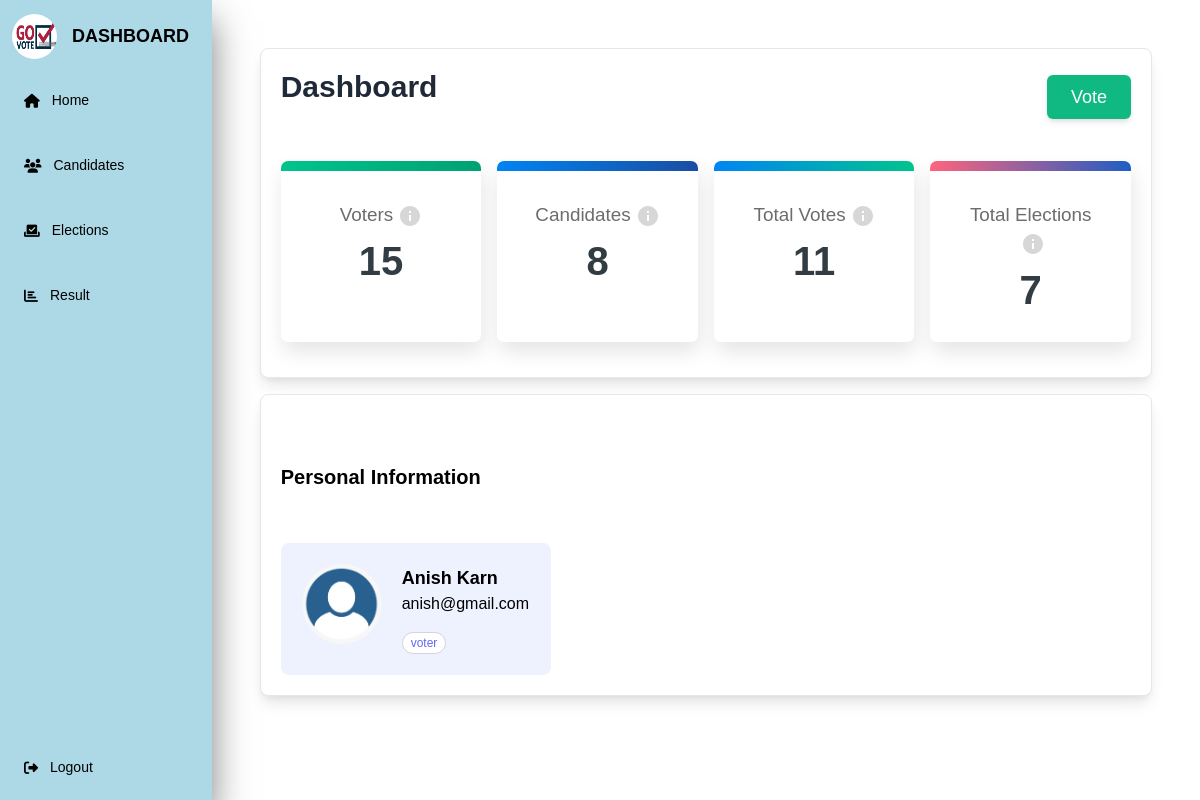
/dashboard/ (signed in), run on the app's committed database.
### polls/models.py (models this page shows, shortened)
class User(AbstractUser):
    USER_TYPE_VOTER = 'voter'
    USER_TYPE_CANDIDATE = 'candidate'
    USER_TYPE_ADMIN = 'admin'
    USER_TYPE_CHOICES = (
        (USER_TYPE_VOTER, 'Voter'),
        (USER_TYPE_CANDIDATE, 'Candidate'),
        (USER_TYPE_ADMIN, 'Admin'),
    )
    user_type = models.CharField(
        max_length=20, choices=USER_TYPE_CHOICES, default=USER_TYPE_VOTER)
    voter_id = models.CharField(max_length=200, null=True, blank=True)

### polls/views.py (the view)
# urls.py: path('dashboard/', views.dashboard, name='dashboard'),
@login_required(login_url='/login/')
def dashboard(request):
    total_elections = Election.objects.count()
    total_candidates = ElectionCandidate.objects.count()
    total_voters = ElectionVoter.objects.count()
    total_votes = Vote.objects.count()
    current_user = request.user
    return render(request, 'dashboard.html', {
        'total_elections': total_elections,
        'total_candidates': total_candidates,
        'total_voters': total_voters,
        'total_votes': total_votes,
        'user': current_user
    })

### polls/templates/dashboard.html (shortened to what this page needs)
{% load static %}
<!DOCTYPE html>
<html lang="en">
<head>
    <link rel="stylesheet" href="{% static 'css/dashboard.css' %}" />
    <link rel="stylesheet" href="https://cdnjs.cloudflare.com/ajax/libs/font-awesome/5.15.4/css/all.min.css" />
    <link rel="stylesheet" href="https://cdnjs.cloudflare.com/ajax/libs/tailwindcss/2.2.19/tailwind.min.css" />
</head>
<body>
    <div class="flex">
        <nav class="sidebar">
            <div class="navbar">
                <div class="logo">
                    <img src="{% static 'images/dashboardLogo.jpg' %}" alt="logo">
                    <span class="nav-item">Dashboard</span> &nbsp; &nbsp; &nbsp; &nbsp; &nbsp; &nbsp;
                </div>
                <ul class="nav-items">
                    <li><a href="/dashboard">
                            <i class="fa-solid fa-house"></i>
                            <span class="nav-item">Home</span>
                        </a>
                    </li>
                    <br>
                    <li><a href="/candidates">
                            <i class="fa-solid fa-users"></i>
                            <span class="nav-item">Candidates</span>
                        </a>
                    </li>
                    <br>
                    <li><a href="/elections">
                            <i class="fa-solid fa-check-to-slot"></i>
                            <span class="nav-item">Elections</span>
                        </a>
                    </li>
                    <br>
                    <li><a href="/result">
                            <i class="fas fa-chart-bar"></i>
                            <span class="nav-item">Result</span>
                        </a>
                    </li>
                    <br><br><br><br><br> <br>
                    <li>
                        <a href="/logout" class="logout">
                            <i class="fas fa-sign-out-alt"></i>
                            <span class="nav-item">Logout</span>
                        </a>
                    </li>
                </ul>
            </div>
        </nav>
        <div class="flex flex-col h-screen w-full bg-white px-12 py-12">
            <div
            class="border rounded-lg shadow-lg bg-white w-full flex flex-col justify-between gap-4 p-5"
            >
            <div class="flex flex-row justify-between items-center">
                <h1 class="text-gray-800 capitalize col-span-12 text-left mb-5 text-3xl font-bold">
                    Dashboard
                </h1>
                {% if user.user_type == 'voter' %}
                <div
                >
                    <a href="/elections"
                    class="px-6 py-2 text-lg bg-green-500 text-white rounded-md shadow-md hover:bg-green-400 transition-all duration-200 ease-in-out"
                    >
                    Vote
                </a>
                </div>
                    {% endif %}
            </div>
            <div class="container pt-5">
                <div class="flex flex-row justify-between space-x-4">
                    <div class="c-dashboardInfo w-full">
                        <div class="wrap">
                            <h4 class="heading heading5 hind-font medium-font-weight c-dashboardInfo__title">Voters<svg
                                    class="MuiSvgIcon-root-19" focusable="false" viewBox="0 0 24 24" aria-hidden="true"
                                    role="presentation">
                                    <path fill="none" d="M0 0h24v24H0z"></path>
                                    <path
                                        d="M12 2C6.48 2 2 6.48 2 12s4.48 10 10 10 10-4.48 10-10S17.52 2 12 2zm1 15h-2v-6h2v6zm0-8h-2V7h2v2z">
                                    </path>
                                </svg></h4><span class="hind-font caption-12 c-dashboardInfo__count">{{ total_voters }}</span>
                        </div>
                    </div>
                    <div class="c-dashboardInfo w-full">
                        <div class="wrap">
                            <h4 class="heading heading5 hind-font medium-font-weight c-dashboardInfo__title">
                                Candidates<svg class="MuiSvgIcon-root-19" focusable="false" viewBox="0 0 24 24"
                                    aria-hidden="true" role="presentation">
                                    <path fill="none" d="M0 0h24v24H0z"></path>
                                    <path
                                        d="M12 2C6.48 2 2 6.48 2 12s4.48 10 10 10 10-4.48 10-10S17.52 2 12 2zm1 15h-2v-6h2v6zm0-8h-2V7h2v2z">
                                    </path>
                                </svg></h4><span class="hind-font caption-12 c-dashboardInfo__count">{{ total_candidates }}</span>
                        </div>
                    </div>
                    <div class="c-dashboardInfo w-full">
                        <div class="wrap">
                            <h4 class="heading heading5 hind-font medium-font-weight c-dashboardInfo__title">Total
                                Votes<svg class="MuiSvgIcon-root-19" focusable="false" viewBox="0 0 24 24"
                                    aria-hidden="true" role="presentation">
                                    <path fill="none" d="M0 0h24v24H0z"></path>
                                    <path
                                        d="M12 2C6.48 2 2 6.48 2 12s4.48 10 10 10 10-4.48 10-10S17.52 2 12 2zm1 15h-2v-6h2v6zm0-8h-2V7h2v2z">
                                    </path>
                                </svg></h4><span class="hind-font caption-12 c-dashboardInfo__count">{{ total_votes }}</span>
                        </div>
                    </div>
                    <div class="c-dashboardInfo w-full">
                        <div class="wrap">
                            <h4 class="heading heading5 hind-font medium-font-weight c-dashboardInfo__title">Total
                                Elections<svg class="MuiSvgIcon-root-19" focusable="false" viewBox="0 0 24 24"
                                    aria-hidden="true" role="presentation">
                                    <path fill="none" d="M0 0h24v24H0z"></path>
                                    <path
                                        d="M12 2C6.48 2 2 6.48 2 12s4.48 10 10 10 10-4.48 10-10S17.52 2 12 2zm1 15h-2v-6h2v6zm0-8h-2V7h2v2z">
                                    </path>
                                </svg></h4><span class="hind-font caption-12 c-dashboardInfo__count">{{ total_elections }}</span>
                        </div>
                    </div>
                </div>
            </div>
        </div>
        <div class="mt-4 border rounded-lg shadow-lg bg-white w-full flex flex-col justify-between gap-4 p-5">
            <h1 class="capitalize col-span-12 text-left mb-5 text-xl font-bold mt-12">
                Personal information
              </h1>
            <div class="col-span-12 grid grid-cols-12 gap-5 mt-4">
                <div
                    class="col-span-12 md:col-span-6 lg:col-span-4 sm:flex bg-indigo-50 rounded-lg p-5 gap-5 h-full border border-transparent cursor-pointer hover:shadow-lg hover:border-indigo-300">
                    <img src="{% static 'images/profile.jpg' %}" alt="user.firstname"
                        class="rounded-full w-20 h-20 object-cover" />
                    <div class="text-left mt-3 sm:mt-0">
                        <h2 class="text-lg font-semibold">
                            {{ user.first_name }} {{ user.last_name }}
                        </h2>
                        <span class="block mb-4">{{ user.email }}</span>
                        <ul class="flex flex-wrap gap-1 items-center">
                            <li
                                class="rounded-full bg-white px-2 py-0.5 text-xs text-indigo-500 border border-gray-300">
                                {{ user.user_type }}
                            </li>
                        </ul>
                    </div>
                </div>
            </div>
        </div>
        </div>
    </div>
</body>
</html></span>

### polls/static/css/dashboard.css (style rules this page uses)
* { margin: 0; padding: 0; outline: none; border: none; text-decoration: none; box-sizing: border-box; font-family: "poppins", sans-serif; }
body { background: #dfe9f5; }
nav { position: relative; top: 0; bottom: 0; height: 100vh; left: 0; background: #fff; overflow: hidden; box-shadow: 0 20px 35px rgba(0, 0, 0, 0.5); background-color: lightblue; }
.logo { text-align: center; display: flex; align-items: center; height: 60px; padding-top: 12px; padding-left: 12px; padding-right: 12px; }
.logo img { width: 45px; height: 45px; border-radius: 50%; }
.logo span { font-weight: bold; padding-left: 15px; font-size: 18px; text-transform: uppercase; padding-right: 12px; }
a { display: flex; align-items: center; color: rgb(85, 83, 83); font-size: 14px; width: 100%; padding: 10px; padding-left: 24px; }
.nav-items { list-style: none; margin-top: 20px; }
.nav-item { padding-left: 12px; }
.logout { position: absolute; bottom: 0px; margin-bottom: 12px; }
.c-dashboardInfo { margin-bottom: 15px; }
.c-dashboardInfo .wrap { background: #ffffff; box-shadow: 2px 10px 20px rgba(0, 0, 0, 0.1); border-radius: 7px; text-align: center; position: relative; overflow: hidden; padding: 40px 25px 20px; height: 100%; }
.c-dashboardInfo__title, .c-dashboardInfo__subInfo { color: #6c6c6c; font-size: 1.18em; }
.c-dashboardInfo span { display: block; }
.c-dashboardInfo__count { font-weight: 600; font-size: 2.5em; line-height: 64px; color: #323c43; }
.c-dashboardInfo .wrap:after { display: block; position: absolute; top: 0; left: 0; width: 100%; height: 10px; content: ""; }
.c-dashboardInfo:nth-child(1) .wrap:after { background: linear-gradient(82.59deg, #00c48c 0%, #00a173 100%); }
.c-dashboardInfo:nth-child(2) .wrap:after { background: linear-gradient(81.67deg, #0084f4 0%, #1a4da2 100%); }
.c-dashboardInfo:nth-child(3) .wrap:after { background: linear-gradient(69.83deg, #0084f4 0%, #00c48c 100%); }
.c-dashboardInfo:nth-child(4) .wrap:after { background: linear-gradient(81.67deg, #ff647c 0%, #1f5dc5 100%); }
.c-dashboardInfo__title svg { color: #d7d7d7; margin-left: 5px; }
.MuiSvgIcon-root-19 { fill: currentColor; width: 1em; height: 1em; display: inline-block; font-size: 24px; transition: fill 200ms cubic-bezier(0.4, 0, 0.2, 1) 0ms; user-select: none; flex-shrink: 0; }

### data on the page
User: first_name "Anish", last_name "Karn", email "anish@gmail.com", user_type "voter"

### other printed values
{{ total_voters }} "15"
{{ total_candidates }} "8"
{{ total_votes }} "11"
{{ total_elections }} "7"
